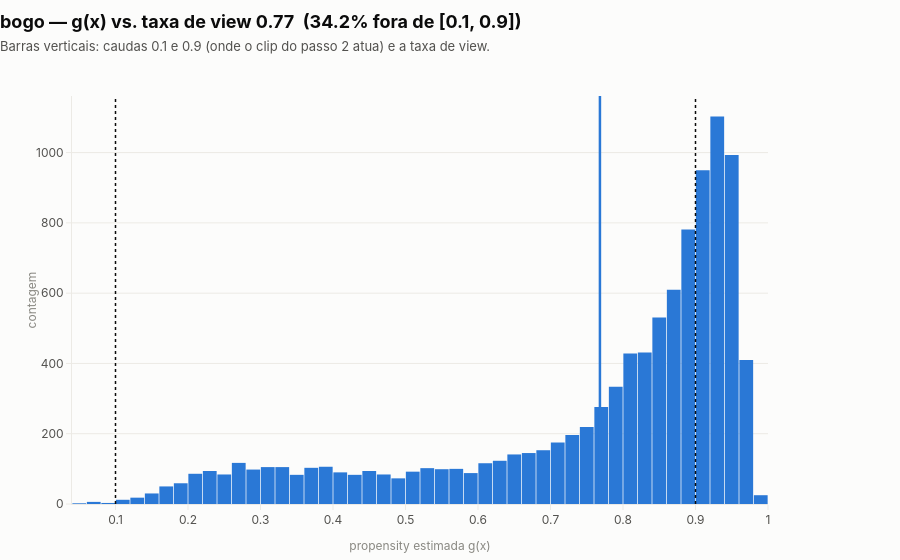
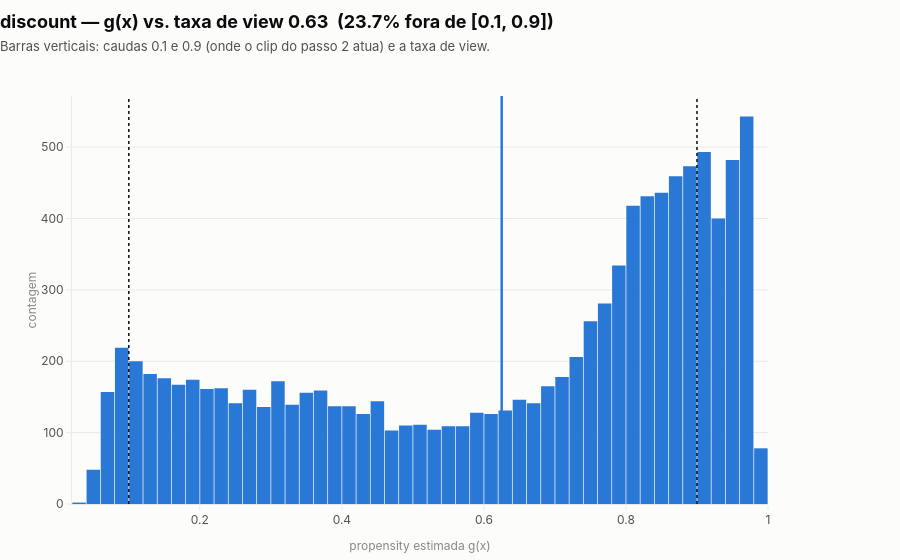

Here is the notebook cell these charts were saved with, in order:
### Code cell
# Uma leitura por offer_type (as caudas [0.1, 0.9] são o alvo do clip do passo 2).
for offer_type, g in prop.groupby("offer_type"):
    vr = float(g["view_rate_observada"].iloc[0])
    fora = ((g["propensity"] < 0.1) | (g["propensity"] > 0.9)).mean()
    viz.histogram(
        g, x="propensity",
        title=f"{offer_type} — g(x) vs. taxa de view {vr:.2f}  ({fora:.1%} fora de [0.1, 0.9])",
        subtitle="Barras verticais: caudas 0.1 e 0.9 (onde o clip do passo 2 atua) e a taxa de view.",
        xlabel="propensity estimada g(x)",
        markers=[(vr, "taxa de view"), (0.1, "clip lo"), (0.9, "clip hi")],
    ).show()

### Figure 1 — Plotly figure (JSON) as saved in the notebook; plotly's stock layout.template omitted (floating-point values rounded to 4 significant figures; data arrays with more than 128 entries replaced by an {"elided": "..."} marker saying what was removed)
{"data": [{"hovertemplate": "%{x}<br>%{y:,}<extra></extra>", "marker": {"color": "#2a78d6"}, "type": "histogram", "x": {"elided": "10206 float values"}}], "layout": {"bargap": 0.05, "shapes": [{"line": {"color": "#2a78d6", "width": 2.5}, "type": "line", "x0": 0.7682, "x1": 0.7682, "xref": "x", "y0": 0, "y1": 1, "yref": "y domain"}, {"line": {"color": "#0b0b0b", "dash": "dot", "width": 1.5}, "type": "line", "x0": 0.1, "x1": 0.1, "xref": "x", "y0": 0, "y1": 1, "yref": "y domain"}, {"line": {"color": "#0b0b0b", "dash": "dot", "width": 1.5}, "type": "line", "x0": 0.9, "x1": 0.9, "xref": "x", "y0": 0, "y1": 1, "yref": "y domain"}], "showlegend": false, "title": {"text": "<b>bogo — g(x) vs. taxa de view 0.77  (34.2% fora de [0.1, 0.9])</b><br><span style='font-size:13px;color:#52514e'>Barras verticais: caudas 0.1 e 0.9 (onde o clip do passo 2 atua) e a taxa de view.</span>"}, "xaxis": {"title": {"text": "propensity estimada g(x)"}}, "yaxis": {"title": {"text": "contagem"}}}}

### Figure 2 — Plotly figure (JSON) as saved in the notebook; plotly's stock layout.template omitted (floating-point values rounded to 4 significant figures; data arrays with more than 128 entries replaced by an {"elided": "..."} marker saying what was removed)
{"data": [{"hovertemplate": "%{x}<br>%{y:,}<extra></extra>", "marker": {"color": "#2a78d6"}, "type": "histogram", "x": {"elided": "10206 float values"}}], "layout": {"bargap": 0.05, "shapes": [{"line": {"color": "#2a78d6", "width": 2.5}, "type": "line", "x0": 0.625, "x1": 0.625, "xref": "x", "y0": 0, "y1": 1, "yref": "y domain"}, {"line": {"color": "#0b0b0b", "dash": "dot", "width": 1.5}, "type": "line", "x0": 0.1, "x1": 0.1, "xref": "x", "y0": 0, "y1": 1, "yref": "y domain"}, {"line": {"color": "#0b0b0b", "dash": "dot", "width": 1.5}, "type": "line", "x0": 0.9, "x1": 0.9, "xref": "x", "y0": 0, "y1": 1, "yref": "y domain"}], "showlegend": false, "title": {"text": "<b>discount — g(x) vs. taxa de view 0.63  (23.7% fora de [0.1, 0.9])</b><br><span style='font-size:13px;color:#52514e'>Barras verticais: caudas 0.1 e 0.9 (onde o clip do passo 2 atua) e a taxa de view.</span>"}, "xaxis": {"title": {"text": "propensity estimada g(x)"}}, "yaxis": {"title": {"text": "contagem"}}}}
